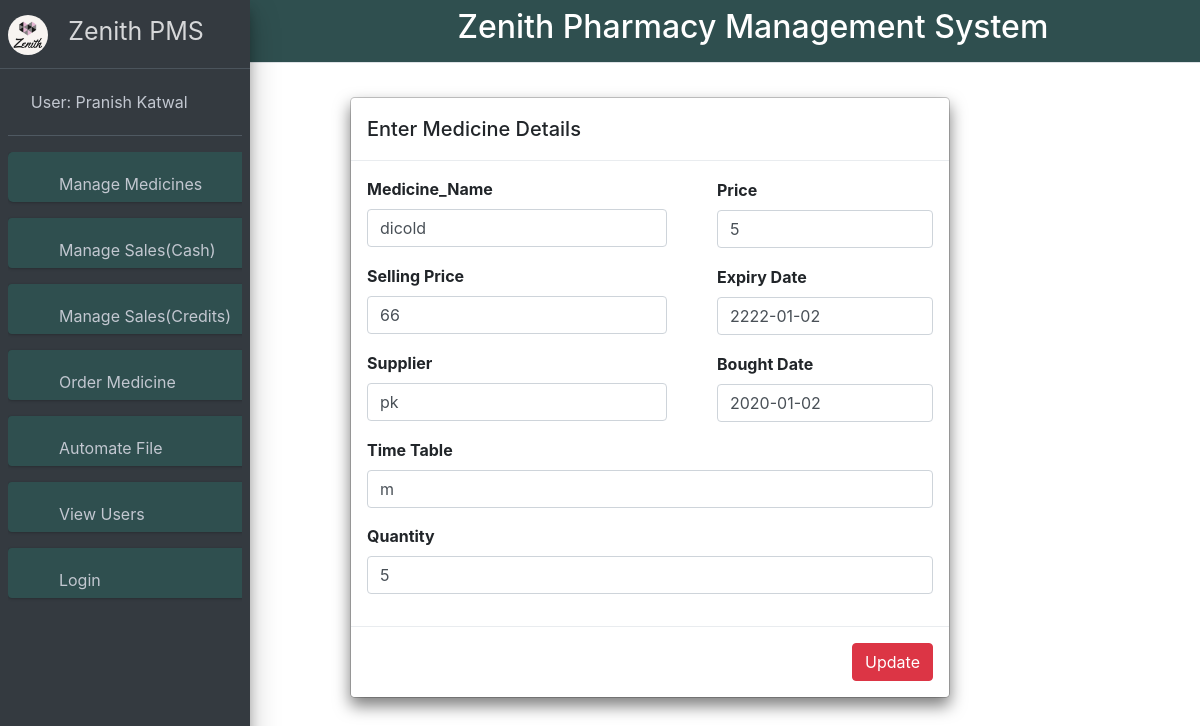
The page /medicine_update/10 on the database its author committed.
### manage_medicines/models.py (models this page shows, shortened)
class Medicine(models.Model):
    med_name = models.CharField(max_length = 30)
    price = models.CharField(max_length = 30)
    selling_price = models.CharField(max_length = 30)
    supplier = models.CharField(max_length = 30)
    bought_date = models.CharField(max_length = 30)
    expiry_date = models.CharField(max_length = 30)
    time_table = models.CharField(max_length = 30)
    quantity = models.IntegerField()

### manage_medicines/views.py (the view, shortened to what this page needs)
# urls.py: path('medicine_update/<int:id>', medicine_update),
def medicine_update(request, id):
    medicine = Medicine.objects.get(id=id)
    context={
        'medicine': medicine
    }
    return render(request, 'medicine_update.html', context)

### templates/medicine_update.html (shortened to what this page needs)
{% load static %}
<!DOCTYPE html>
<html lang="en">
<head>
  <link rel="stylesheet" href="{% static 'icon.css' %}">
  <link rel="stylesheet" href="{% static 'font.css' %}">
  <link rel="stylesheet" href="{% static 'plugins/fontawesome-free/css/all.min.css' %}">
  <link rel="stylesheet" href="{% static 'dist/css/adminlte.min.css' %}">
</head>
<body class="hold-transition sidebar-mini">
<div class="wrapper">
  <nav class="main-header navbar navbar-expand navbar-white navbar-light" style= "background-color: #2F4F4F;">
    <ul class="navbar-nav">
      <li class="nav-item">
        <a class="nav-link" data-widget="pushmenu" href="#" role="button"><i class="fas fa-bars"></i></a>
      </li>
    </ul>
     <h2 style = "margin-left: 155px; color: white;" >Zenith  Pharmacy Management System </h2>
  </nav>
<div style="margin-left: 260px; padding: 22px;">
</div>
<form action = "" method = "POST">
<div>
  <div class="modal-dialog" role="document"   style = "margin-top: -10px;">
    <div class="modal-content" style = "width: 600px;">
      <div class="modal-header">
        <h5 class="modal-title" id="exampleModalLabel">Enter Medicine Details</h5>
      </div>
      <div class="modal-body">
  <div class="form-group">
    <label for="exampleInputEmail1">Medicine_Name</label>
    <input type="text" class="form-control" id="medicineName" name = "med_name" value = {{medicine.med_name}} placeholder="Calcamax" style= "width: 300px;">
  </div>
  <div class="form-group" style = "margin-left: 350px; margin-top: -85px;">
    <label for="exampleInputEmail1">Price</label>
    <input type = "text" class="form-control" id="Price" name = "price" value = {{medicine.price}} placeholder="Rs.150">
  </div>
  <div class="form-group">
    <label for="exampleInputEmail1">Selling Price</label>
    <input type="text" class="form-control" id="SP" name = "selling_price" value = {{medicine.selling_price}}  placeholder="Rs. 170" style= "width: 300px;">
  </div>
  <div class="form-group" style = "margin-left: 350px; margin-top: -85px;">
    <label for="exampleInputEmail1">Expiry Date</label>
    <input type="text" class="form-control" id="Expirydate"  name = "expiry_date" value = {{medicine.expiry_date}} placeholder="2022/12/2">
  </div>
  <div class="form-group" style= "width: 300px;">
    <label for="exampleInputEmail1">Supplier</label>
    <input type="text" class="form-control" id="Supplier" name = "supplier"value = {{medicine.supplier}}  placeholder="Chaulagai Pharma, Brt" style= "width: 300px;">
  </div>
  <div class="form-group" style = "margin-left: 350px; margin-top: -85px;">
    <label for="exampleInputEmail1">Bought Date</label>
    <input type="text" class="form-control" id="Boughtdate" name = "bought_date"  value = {{medicine.bought_date}} placeholder="2021/2/2">
  </div>
   <div class="form-group">
    <label for="exampleInputEmail1">Time Table</label>
    <input type="text" class="form-control" id="TT" name = "time_table"value = {{medicine.time_table}}  placeholder="Morning/Evening">
  </div>
   <div class="form-group">
    <label for="exampleInputEmail1">Quantity</label>
    <input type="text" class="form-control" id="qty" name = "quantity" value = {{medicine.quantity}}  placeholder="12">
  </div>
</form>
      </div>
      <div class="modal-footer">
        <button type="submit" class="btn btn-danger">Update</button>
      </div>
  <aside class="main-sidebar sidebar-dark-primary elevation-4" style = "height:655px;">
    <a href="http://pranishkatwal.com.np/" class="brand-link">
    <img src="{% static 'images/unnamed.jpg' %}" style= "height: 40px; border-radius: 50px;">
<span class="brand-text font-weight-light" style="margin: 15px; font-size: 25px;"><b>Zenith PMS</b></span>
    </a>
    <div class="sidebar">
      <div class="user-panel mt-3 pb-3 mb-3 d-flex">
        <div class="image">
        </div>
        <div class="info">
          <a href="#" class="d-block">User: Pranish Katwal</a>
        </div>
      </div>
      <nav class="text-secondary">
        <ul class="nav nav-pills nav-sidebar flex-column" data-widget="treeview" role="menu" data-accordion="false">
          <div class="card class="text-light bg-dark"" style= "color: white; background-color: #2F4F4F; height: 50px; border-radius: 5px;">
  <div class="card-body">
                <i class="nav-icon fas fa-th"></i>
   <a href = "/manage_medicine" style = "margin-left: 14px;" > Manage Medicines </a>
  </div>
</div>
 <div class="card class="text-light bg-dark"" style= "color: white; background-color: #2F4F4F; height: 50px;">
  <div class="card-body">
                <i class="nav-icon fas fa-th"></i>
   <a href = "/sales_cash" style = "margin-left: 14px;" > Manage Sales(Cash) </a>
  </div>
</div>
 <div class="card class="text-light bg-dark"" style= "color: white; background-color: #2F4F4F; height: 50px;">
  <div class="card-body">
                <i class="nav-icon fas fa-th"></i>
   <a href = "/sales_credit" style = "margin-left: 14px;" > Manage Sales(Credits) </a>
  </div>
</div>
 <div class="card class="text-light bg-dark"" style= "color: white; background-color: #2F4F4F; height: 50px;">
  <div class="card-body">
                <i class="nav-icon fas fa-th"></i>
   <a href = "/orderMedicine" style = "margin-left: 14px;" > Order Medicine </a>
  </div>
</div>
 <div class="card class="text-light bg-dark"" style= "color: white; background-color: #2F4F4F; height: 50px;">
  <div class="card-body">
                <i class="nav-icon fas fa-th"></i>
   <a href = "/automateFile" style = "margin-left: 14px;" > Automate File </a>
  </div>
</div>
 <div class="card class="text-light bg-dark"" style= "color: white; background-color: #2F4F4F; height: 50px;">
  <div class="card-body">
                <i class="nav-icon fas fa-th"></i>
   <a href = "/viewUsers" style = "margin-left: 14px;" > View Users </a>
  </div>
</div>
 <div class="card class="text-light bg-dark"" style= "color: white; background-color: #2F4F4F; height: 50px;">
  <div class="card-body">
                <i class="nav-icon fas fa-th"></i>
   <a href = "index.html" style = "margin-left: 14px;" > Login </a>
  </div>
</div>
</body>
</html>

### rows shown on the page
Medicine: med_name "dicold", price "5", selling_price "66", quantity "5"
